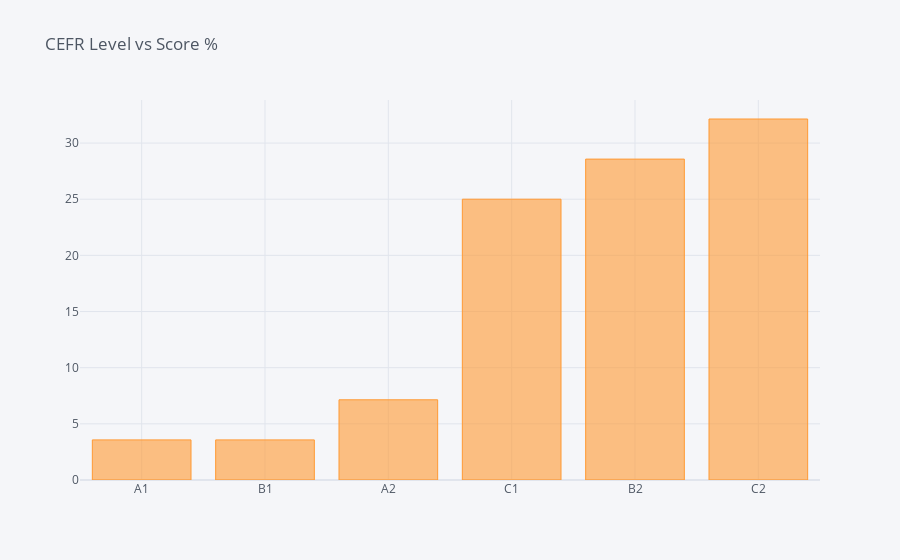

This figure's notebook cell:
### Code cell
# Plotting interactive plots with plotly
cefr.iplot(kind='bar', title='CEFR Level vs Score %')

### Figure 1 — Plotly figure (JSON) as saved in the notebook; plotly's stock layout.template omitted (floating-point values rounded to 4 significant figures)
{"data": [{"marker": {"color": "rgba(255, 153, 51, 0.6)", "line": {"color": "rgba(255, 153, 51, 1.0)", "width": 1}}, "name": "Score %", "orientation": "v", "text": "", "x": ["A1", "B1", "A2", "C1", "B2", "C2"], "y": [3.57, 3.57, 7.14, 25.0, 28.57, 32.14], "type": "bar"}], "layout": {"legend": {"bgcolor": "#F5F6F9", "font": {"color": "#4D5663"}}, "paper_bgcolor": "#F5F6F9", "plot_bgcolor": "#F5F6F9", "title": {"font": {"color": "#4D5663"}, "text": "CEFR Level vs Score %"}, "xaxis": {"gridcolor": "#E1E5ED", "showgrid": true, "tickfont": {"color": "#4D5663"}, "title": {"font": {"color": "#4D5663"}, "text": ""}, "zerolinecolor": "#E1E5ED"}, "yaxis": {"gridcolor": "#E1E5ED", "showgrid": true, "tickfont": {"color": "#4D5663"}, "title": {"font": {"color": "#4D5663"}, "text": ""}, "zerolinecolor": "#E1E5ED"}}}
